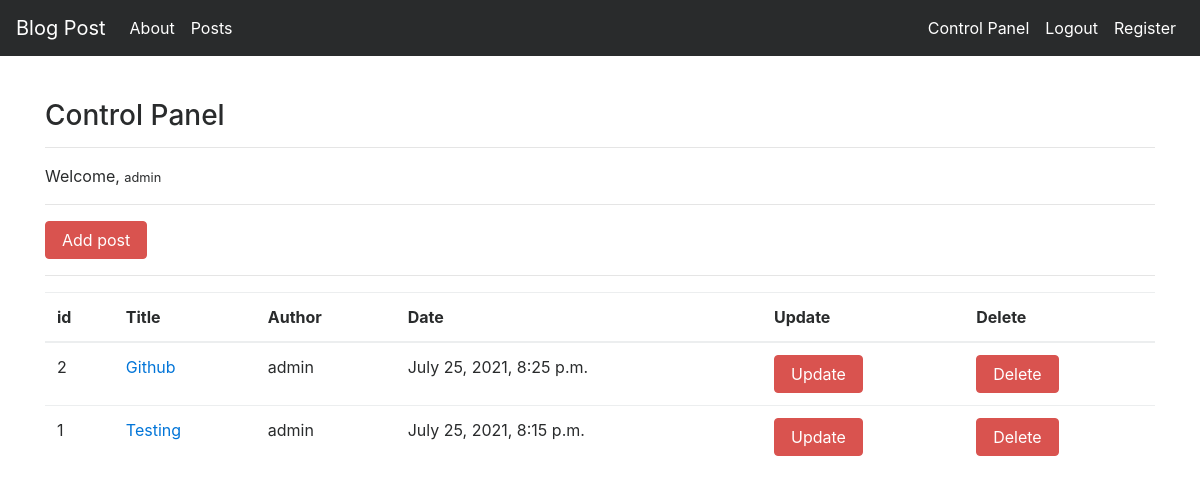
/post/dashboard/ (signed in), run on an earlier commit of the app's database.
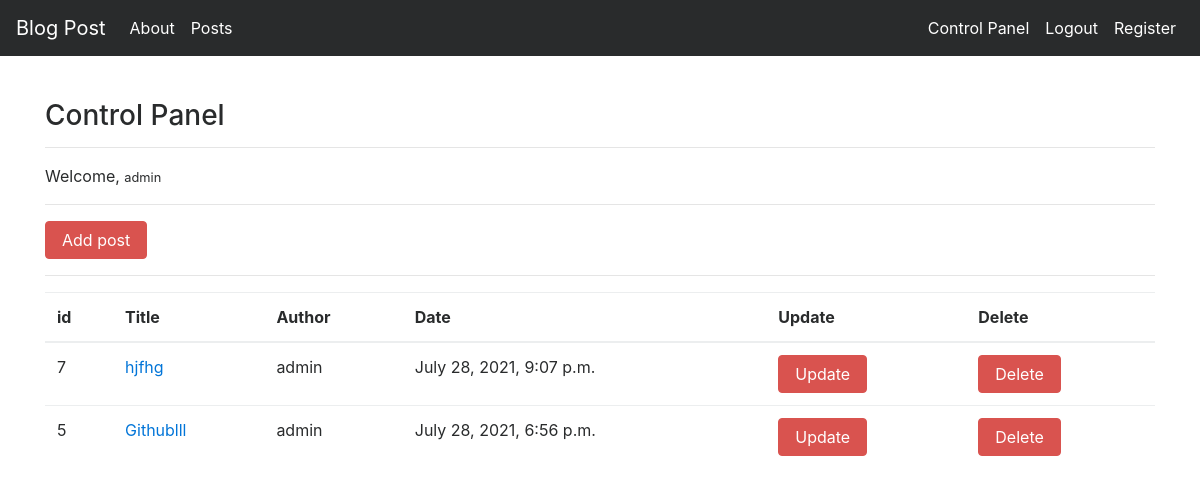
And on a later commit of the database.
### post/models.py (models this page shows, shortened)
class Post(models.Model):
    author=models.ForeignKey(User,on_delete=models.CASCADE)
    title=models.CharField('Title', max_length=50)
    content=RichTextField()
    created_date = models.DateTimeField(auto_now_add=True,verbose_name="Yaratilgan vaqti")
    post_image = models.FileField(blank = True,null = True,verbose_name="Rasm")
    slug = models.SlugField(unique=True, max_length=100)
    class Meta:
        ordering = ['-created_date']

### post/views.py (the view)
# urls.py: path('dashboard/',views.dashboard,name='dashboard'),
@login_required(login_url='user:login')
def dashboard(request):
    posts=Post.objects.filter(author=request.user)
    return render (request,'dashboard.html',{'posts':posts})

### templates/dashboard.html
{% extends 'base.html' %}
{% block content %}
<h3>Control Panel</h3>
<hr>
<p>
    Welcome, <small>{{request.user.username}}</small>
</p>
<hr>
<a class="btn btn-danger"  href="{% url 'post:addpost' %}">Add post</a>
<hr>
{% if posts %}
    <table class="table">
<thead>
    <tr>
        <th scope="col" >id</th>
        <th scope="col" >Title</th>
        <th scope="col" >Author</th>
        <th scope="col" >Date</th>
        <th scope="col" >Update</th>
        <th scope="col" >Delete</th>
    </tr>
</thead>
<tbody>
    {% for post in posts %}
        <tr>
            <td scope="row">{{post.id}}</td>
            <td><a href="{% url 'post:detail' post.slug %}" >{{post.title}}</a></td>
            <td>{{post.author.username}}</td>
            <td>{{post.created_date}}</td>
            <td><a href="{% url 'post:update' post.slug  %}" class="btn btn-danger">Update</a></td>
            <td><a href="{% url 'post:delete'  post.slug %}" class="btn btn-danger">Delete</a></td>
        </tr>
    {% endfor %}
</tbody>
    </table>
    {% else %}
    <div class="alert alert-danger">
No Post
    </div>
{% endif %}
{% endblock %}

### templates/base.html (shortened to what this page needs)
<!DOCTYPE html>
{% load static %}
<html lang="en">
<head>
    <link rel="stylesheet" href="{% static 'css/bootstrap.min.css' %}" >
</head>
<body>
    {% include 'includes/navbar.html' %}
    <div style="margin-top: 100px; margin-bottom: 100px;" class="container"  >
    {% block content %}
    {% endblock %}
    </div>
</body>
</html>

### templates/includes/navbar.html (shortened to what this page needs)
<nav class="navbar navbar-toggleable-md navbar-inverse fixed-top bg-inverse">
    <a class="navbar-brand" href="{% url 'index'  %}">Blog Post</a>
    <div class="collapse navbar-collapse" id="navbarCollapse">
      <ul class="navbar-nav mr-auto">
        <li class="nav-item active">
          <a class="nav-link" href="{% url 'about' %}">About</a>
        </li>
        <li class="nav-item active">
            <a class="nav-link" href="{% url 'post:post'  %}">Posts</a>
        </li>
      </ul>
      <ul class="navbar-nav ml-auto">
      {% if request.user.is_authenticated %}
      <li class="nav-item active">
        <a class="nav-link" href="{% url 'post:dashboard'  %}">Control Panel</a>
      </li>
      <li class="nav-item active">
        <a class="nav-link" href="{% url 'user:logout'  %}">Logout</a>
      </li>
      {% else %}
      <li class="nav-item active">
        <a class="nav-link" href="{% url 'user:login'  %}">Login</a>
      </li>
      {% endif %}
      <li class="nav-item active">
        <a class="nav-link" href="{% url 'user:register'  %}">Register</a>
      </li>
      </ul>
    </div>
</nav>

What changed in the data, as far as the page shows it:
removed Post: id "2", title "Github", author.username "admin", created_date "July 25, 2021, 8:25 p.m."
removed Post: id "1", title "Testing", author.username "admin", created_date "July 25, 2021, 8:15 p.m."
added Post: id "7", title "hjfhg", author.username "admin", created_date "July 28, 2021, 9:07 p.m."
added Post: id "5", title "Githublll", author.username "admin", created_date "July 28, 2021, 6:56 p.m."
